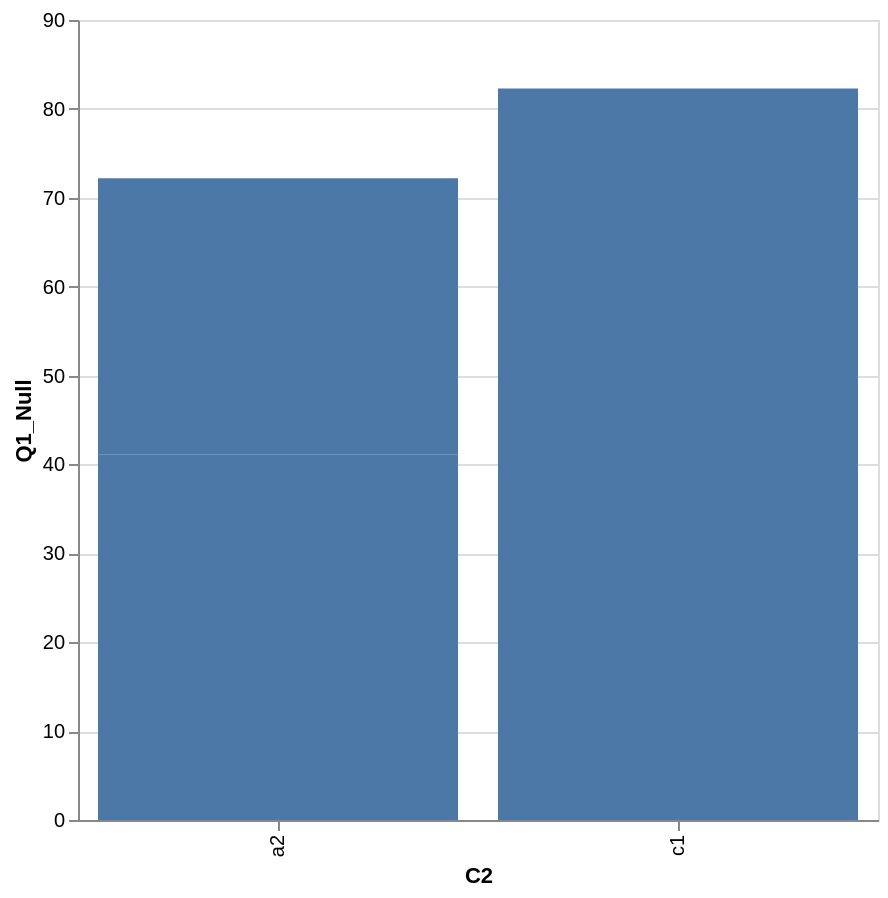

Specify this chart in Vega-Lite:
### Vega specification from a JSON file in a GitHub repository (floating-point values rounded to 4 significant figures)
{"$schema": "https://vega.github.io/schema/vega/v5.json", "background": "white", "padding": 5, "width": 400, "height": 400, "style": "cell", "data": [{"name": "source_0", "values": [{"Q1_Null": null, "C2": "a1"}, {"Q1_Null": null, "C2": "b1"}, {"Q1_Null": 82.3, "C2": "c1"}, {"Q1_Null": 41.1, "C2": "a2"}, {"Q1_Null": 31.1, "C2": "a2"}]}, {"name": "data_0", "source": "source_0", "transform": [{"type": "stack", "groupby": ["C2"], "field": "Q1_Null", "sort": {"field": [], "order": []}, "as": ["Q1_Null_start", "Q1_Null_end"], "offset": "zero"}, {"type": "filter", "expr": "isValid(datum[\"Q1_Null\"]) && isFinite(+datum[\"Q1_Null\"])"}]}], "marks": [{"name": "layer_0_marks", "type": "rect", "style": ["bar"], "from": {"data": "data_0"}, "encode": {"update": {"fill": {"value": "#4c78a8"}, "opacity": [{"test": "false", "value": 0.2}], "ariaRoleDescription": {"value": "bar"}, "description": {"signal": "\"C2: \" + (isValid(datum[\"C2\"]) ? datum[\"C2\"] : \"\"+datum[\"C2\"]) + \"; Q1_Null: \" + (format(datum[\"Q1_Null\"], \"\"))"}, "x": {"scale": "x", "field": "C2"}, "width": {"signal": "max(0.25, bandwidth('x'))"}, "y": {"scale": "y", "field": "Q1_Null_end"}, "y2": {"scale": "y", "field": "Q1_Null_start"}}}}], "scales": [{"name": "x", "type": "band", "domain": {"data": "data_0", "field": "C2", "sort": true}, "range": [0, {"signal": "width"}], "paddingInner": 0.1, "paddingOuter": 0.05}, {"name": "y", "type": "linear", "domain": {"data": "data_0", "fields": ["Q1_Null_start", "Q1_Null_end"]}, "range": [{"signal": "height"}, 0], "nice": true, "zero": true}], "axes": [{"scale": "y", "orient": "left", "gridScale": "x", "grid": true, "tickCount": {"signal": "ceil(height/40)"}, "domain": false, "labels": false, "aria": false, "maxExtent": 0, "minExtent": 0, "ticks": false, "zindex": 0}, {"scale": "x", "orient": "bottom", "grid": false, "title": "C2", "labelAlign": "right", "labelAngle": 270, "labelBaseline": "middle", "zindex": 0}, {"scale": "y", "orient": "left", "grid": false, "title": "Q1_Null", "labelOverlap": true, "tickCount": {"signal": "ceil(height/40)"}, "zindex": 0}]}
